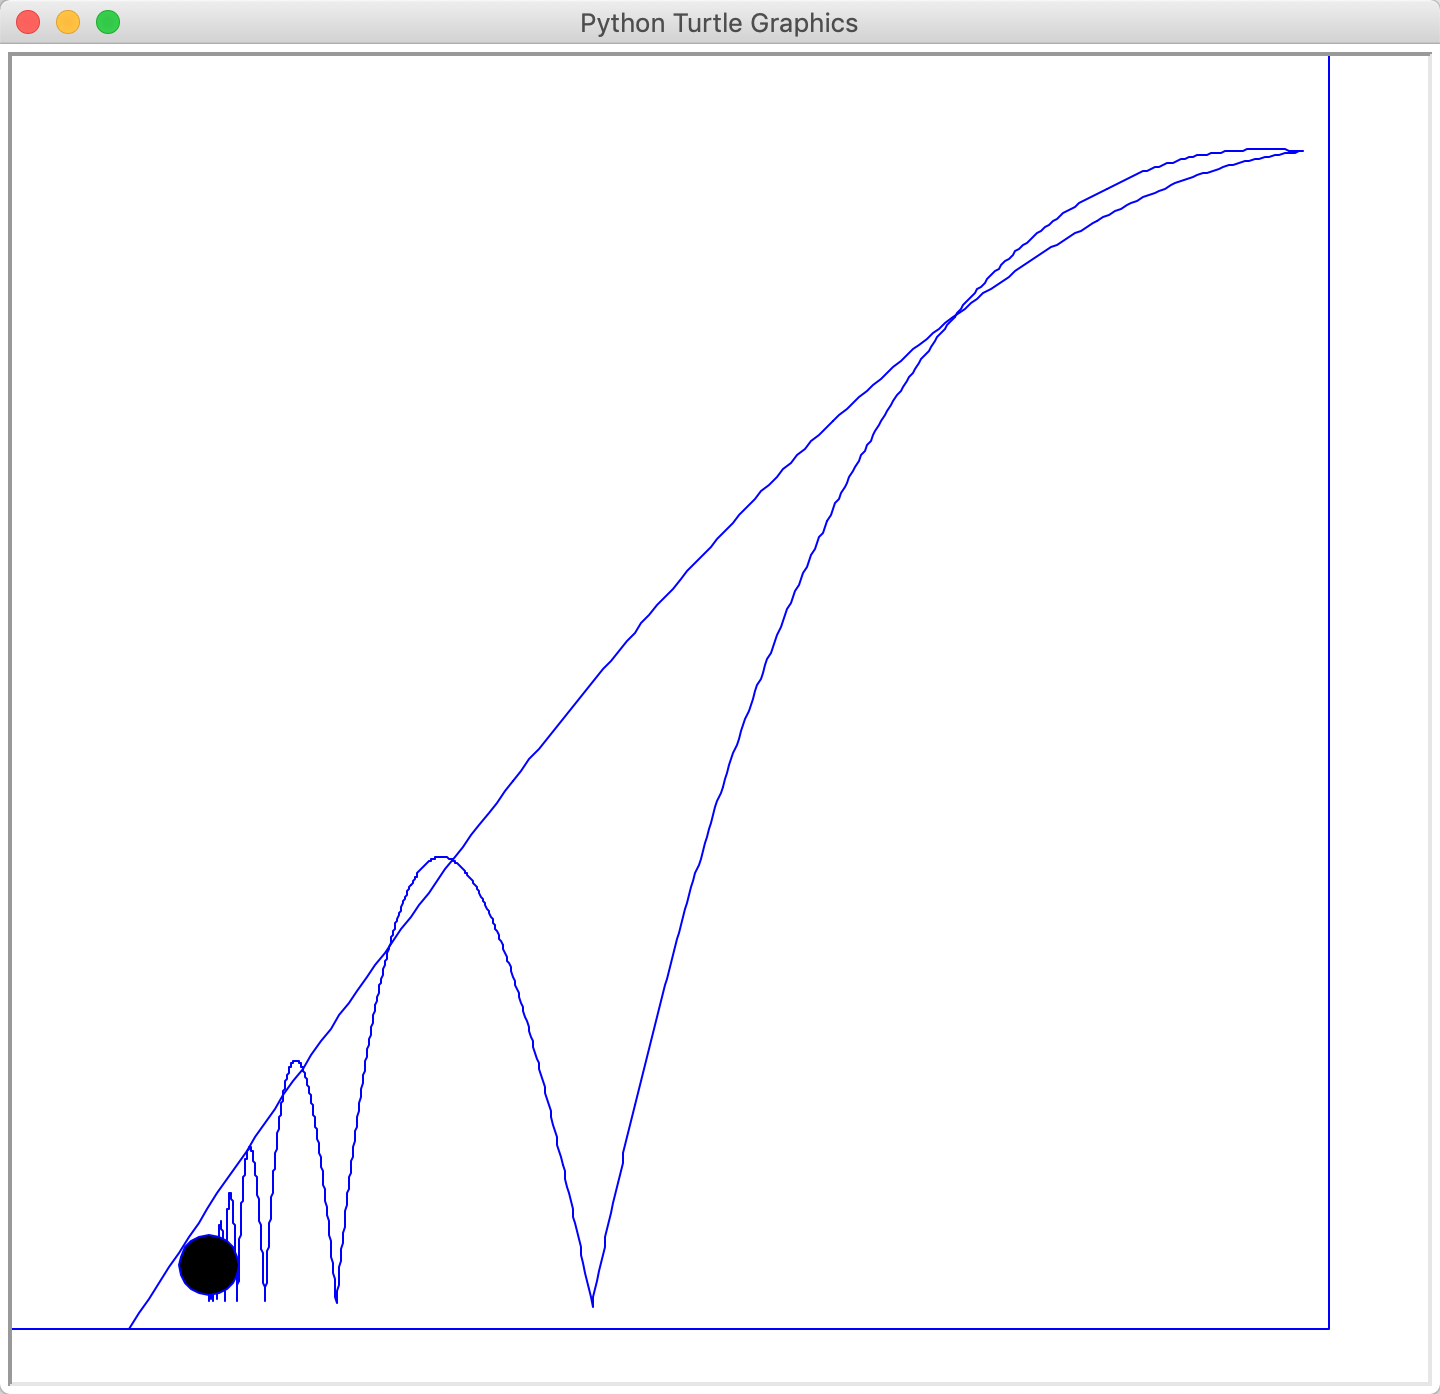

Generate this figure with Python:
import turtle, time

turtle.tracer(0)

FPS = 60  # 每秒60帧
GROUND_Y = -300  # 地面Y坐标
WALL_X = 300  # 右墙X坐标
G = -0.03  # 模拟重力加速度
R = 15  # 球半径
DRAG = 0.9956  # 模拟空气阻力

ball = turtle.Turtle('circle')
ball.shapesize(R / 10)
# 绘制地面和墙
ball.pencolor('blue')
ball.penup()
ball.goto(-500, GROUND_Y)
ball.pendown()
ball.goto(WALL_X, GROUND_Y)
ball.goto(WALL_X, 500)

# 初始化小球的位置和速度
pos_x, pos_y = [-300, -300]  # 小球初始坐标
v_x, v_y = [5, 7.8]  # 初始速度XY

ball.penup()
ball.goto(pos_x, pos_y)
ball.pendown()

while True:
    v_y += G  # 模拟重力加速度
    if pos_x + R > WALL_X and v_x > 0:  # 撞墙
        v_x *= -1
    if pos_y - R < GROUND_Y and v_y < 0:  # 撞地面
        v_y *= -1
    # 模拟运动，修改小球坐标
    pos_x, pos_y = pos_x + v_x, pos_y + v_y
    # 模拟阻力，修改速度
    v_x, v_y = v_x * DRAG, v_y * DRAG
    # 绘制运动轨迹
    ball.goto(pos_x, pos_y)
    turtle.update()
    time.sleep(1 / FPS)
